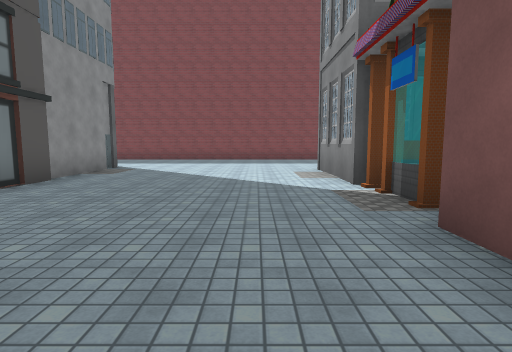
View 1 (above)

22 first-person views from a walk through a Unity game level. The camera is 1.4 m above the floor, tilts 6° down and sees 80° across. The floor is counted in squares, 2 m on a side. Each view is taken from the middle of a square. On the plan, view 1 faces up. The plan holds only what a view shows up to about 10 squares ahead; the rest is blank. The place goes on beyond the plan. The player character is not drawn. Some surface patterns are stand-ins.

View 2
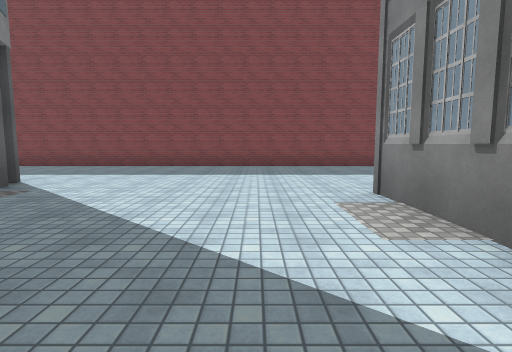

View 3
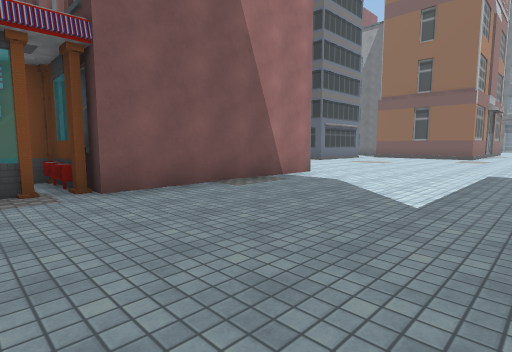

View 4
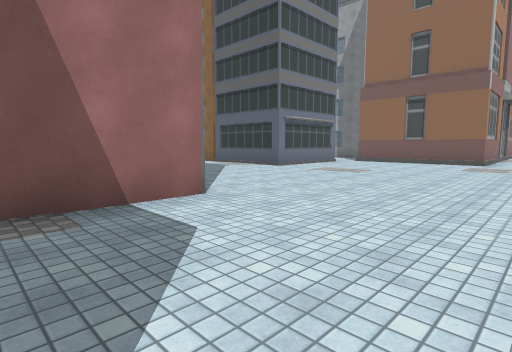

View 5
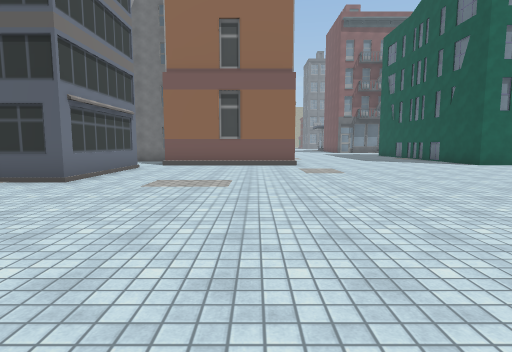

View 6
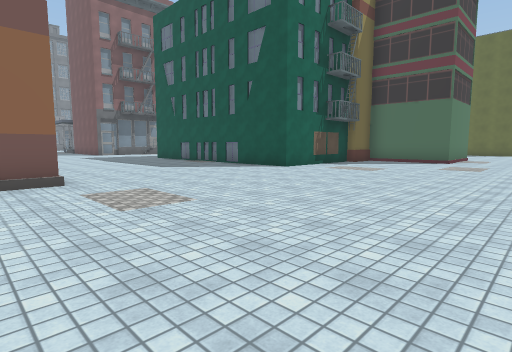

View 7
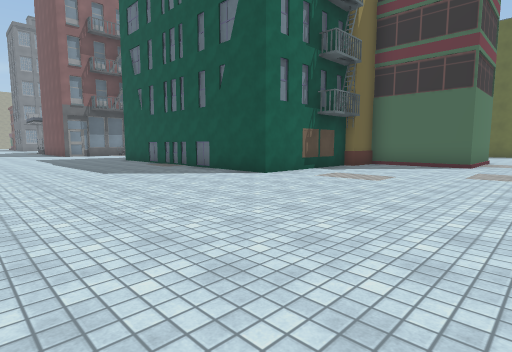

View 8
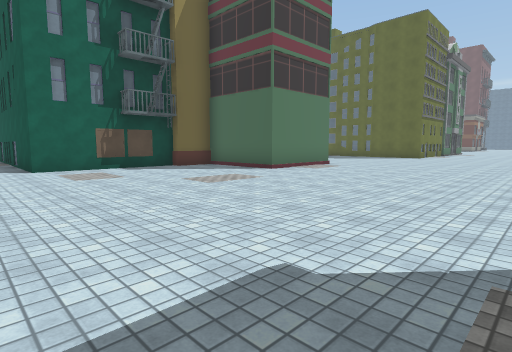

View 9
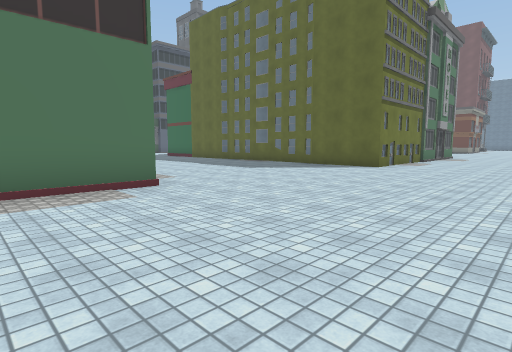

View 10
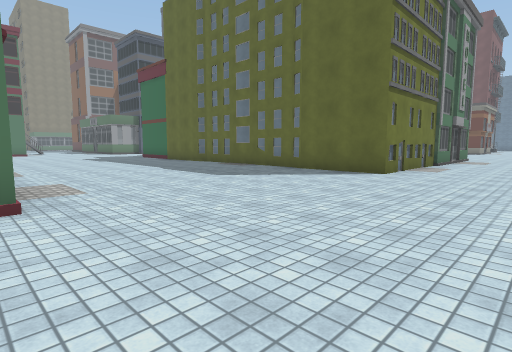

View 11
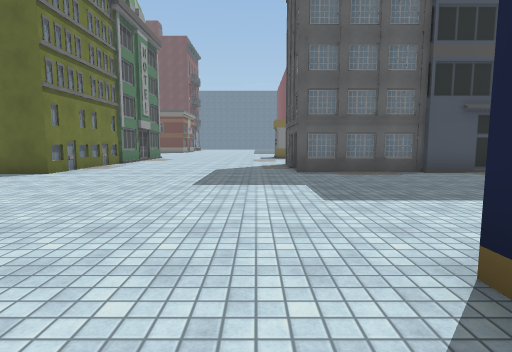

View 12
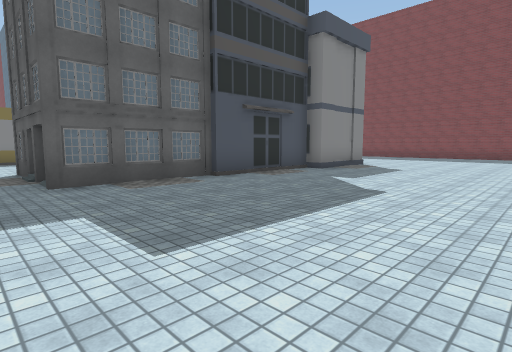

View 13
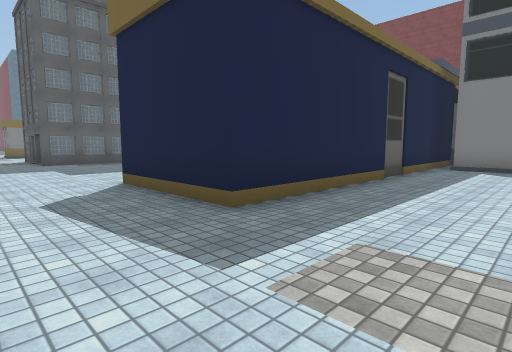

View 14
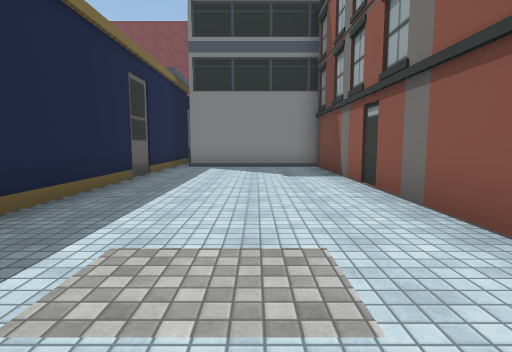

View 15
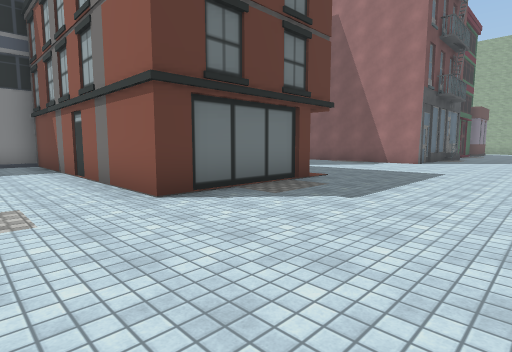

View 16
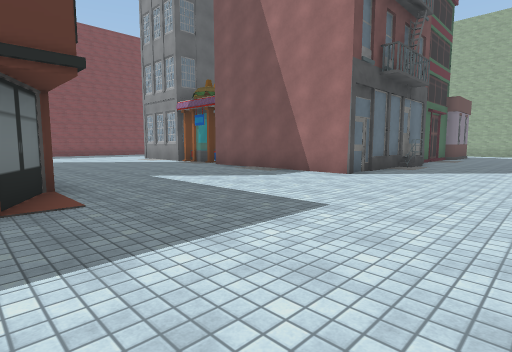

View 17
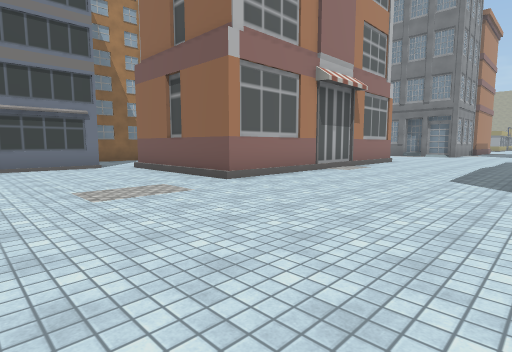

View 18
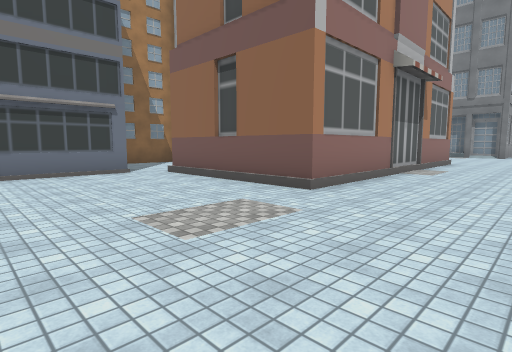

View 19
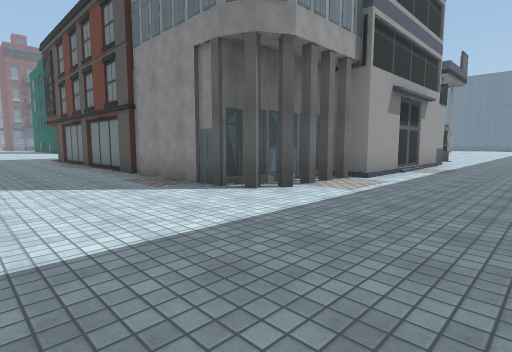

View 20
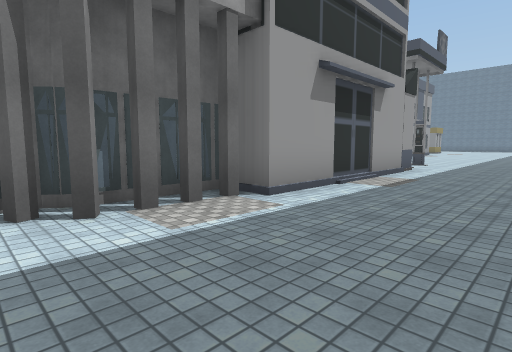

View 21
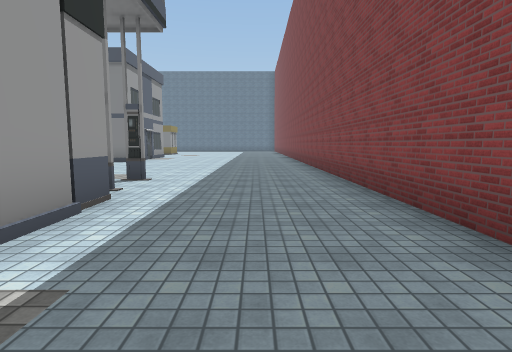

View 22
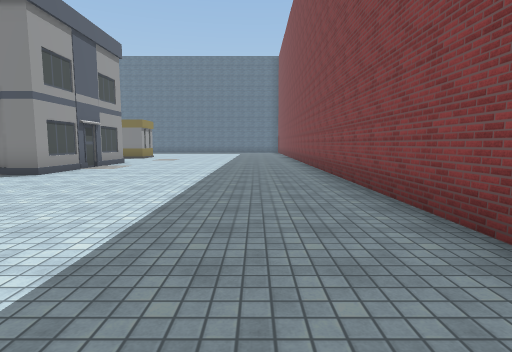

### Floor plan
Key: @ floor where view 1 was taken; # wall or solid block; . floor; B building; O other object.
Columns run from 24 left of view 1 to 6 right of it. Each row starts with its distance up from view 1.
 14 ##############  #############
 13 ............................
 12 ............................
 11 ............................
 10 .........B..######BB.......
  9 ..........  #    #BBB......
  8 ........ BB #       B.....B
  7 ####....   B#       B.....#
  6    #....   ######   #.....#
  5    B....   #....B   #.....##
  4    .....   #....#   #.....OOO
  3    .....   #....#   #.......BBB
  2    ......  #....#   #.....###
  1   B......  #....#    .....#
  0   #......  #....#    ...@.#
 -1   #......  #....#   #.....##
 -2 ###.............###B......B####
 -3 .............................B.
 -4 ...............................
 -5 ...............................
 -6 ...............................
 -7 ..............................
 -8 #B#..........................B#
 -9    .......B##................##
-10    .......  #................#
-11    .......  #................#
-12    .......B ######......##B###
-13     ......        ......#
-14      .....        ......#
-15       ....        ......#
-16        ...       #B.....#
-17         ..         .....#
-18                     ....#
-19                     ....#

Positions as (right, up) in squares from view 1, and headings:
1: (0, 0), facing up
2: (0, 4), facing up
3: (-3, 4), facing down-right
4: (-2, 0), facing down-right
5: (1, -2), facing down
6: (1, -6), facing down-left
7: (-1, -7), facing down-left
8: (-5, -3), facing down-left
9: (-12, -4), facing down-left
10: (-14, -5), facing down-left
11: (-14, -3), facing left
12: (-16, -3), facing up-left
13: (-10, -4), facing up-left
14: (-10, -4), facing up
15: (-10, -6), facing up-right
16: (-5, -6), facing up-right
17: (-5, -8), facing down-right
18: (-3, -8), facing down-right
19: (-1, 13), facing down-left
20: (-4, 13), facing down-left
21: (-9, 12), facing left
22: (-14, 12), facing left
